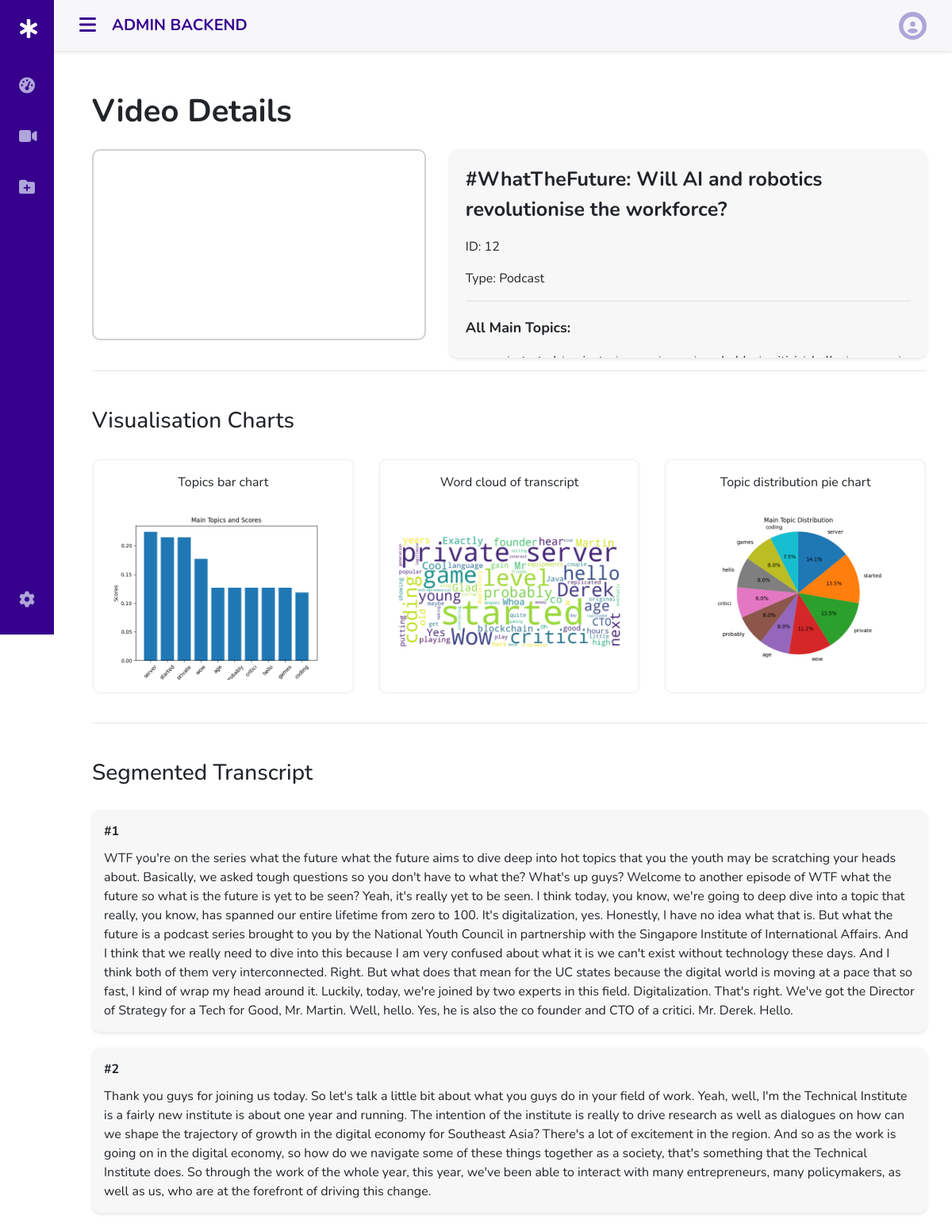
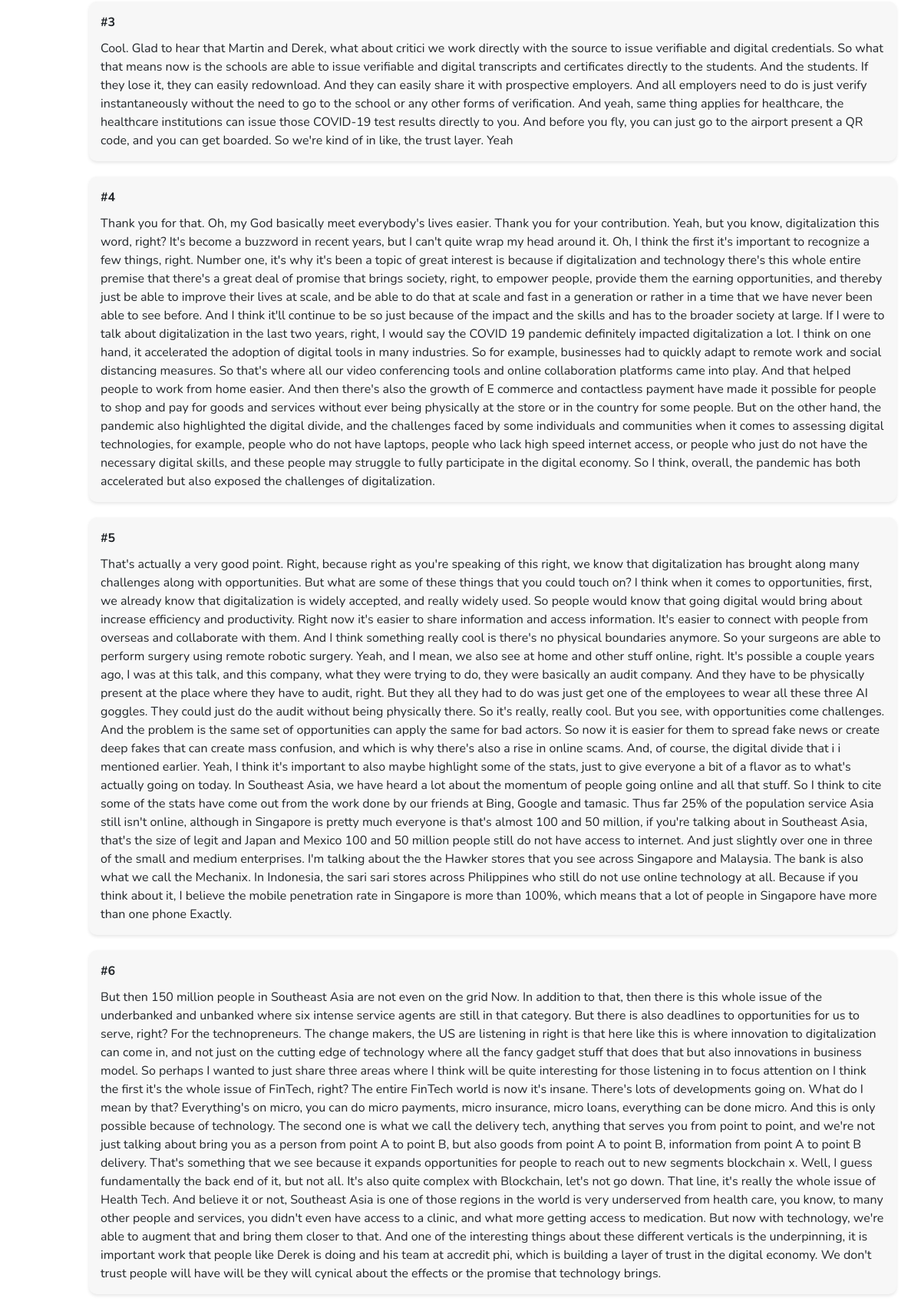
The app's page /details/12/ (upper part) with its own data (2 pictures, top to bottom).
### app/models.py (models this page shows, shortened)
class Video(models.Model):
    VideoID = models.AutoField(primary_key=True)  # Assuming thr field to be an auto-incrementing numeric ID.
    VideoTitle = models.TextField()
    VideoType = models.TextField()
    VideoURL = models.URLField()
    VideoTranscript = models.FileField(upload_to='transcripts/csv/')  # The csv file will be uploaded to the 'transcripts/csv/' directory within the project.

### app/views.py (the view, shortened to what this page needs)
# urls.py: path('details/<int:pk>/', views.video_details, name='video_details'),
def video_details(request, pk):
    video = get_object_or_404(Video, pk=pk)
    try:
        video_result = VideoResult.objects.filter(video=video).first()
        if video_result:
            main_topic = eval(video_result.main_topic)
            texts = eval(video_result.texts)
            chart_data = video_result.chart_data
            word_cloud_data = video_result.word_cloud_data
            pie_chart_data = video_result.pie_chart_data
            segmented_transcript = eval(video_result.segmented_transcript)
        results = [(main_topic, texts, chart_data, word_cloud_data, pie_chart_data, segmented_transcript)]
        return render(request, 'video_details.html', {'video': video, 'results': results})
    except TypeError as e:
        if "'numpy.float64' object cannot be interpreted as an integer" in str(e):
            error_message = "Model is busy, please try again later."
            return HttpResponseServerError(error_message)
        else:
            raise

### app/templatetags/filters.py (called while the page is built)
@register.filter
def replace_youtube_url(value, args):
    old, new = args.split(',')
    return value.replace(old.strip(), new.strip())

### app/templates/video_details.html (shortened to what this page needs)
{% extends 'backend.html' %}
{% load filters %}
{% load static %}
{% block content %}
{% if error_message %}
<div class="container">
    <div class="row">
        <div class="col-md-12">
            <div class="alert alert-danger error-message">
                Error: {{ error_message }}
            </div>
        </div>
    </div>
</div>
{% else %}
{% for main_topic, texts, chart_data, word_cloud_data, pie_chart_data, segmented_transcript in results %}
<div class="container-fluid p-3">
    <h1 class="title mb-4">Video Details</h1>
    <div class="row">
        <div class="col-md-5 col-sm-12">
            <div class="video-iframe-container">
                <div class="embed-responsive embed-responsive-16by9 custom-iframe">
                    <iframe id="video-iframe" class="embed-responsive-item"
                            src="{{ video.VideoURL|replace_youtube_url:'youtu.be, www.youtube.com/embed' }}"
                            frameborder="0" allowfullscreen></iframe>
                </div>
            </div>
        </div>
        <div class="col-md-7 col-sm-12">
            <div class="video-details">
                <p class="video-title">{{ video.VideoTitle }}</p>
                <p class="video-id">ID: {{ video.VideoID }}</p>
                <p class="video-type">Type: {{ video.VideoType }}</p>
                <hr>
                <p class="details-subtitle">All Main Topics:</p>
                <ul class="main-topics-list horizontal-list">
                    {% for topic, score in main_topic %}
                    <li>{{ topic }}</li>
                    {% endfor %}
                </ul>
            </div>
        </div>
    </div>
    <hr>
    <div class="row">
        <div class="col-md-12">
            <h3 class="tm-title">Visualisation Charts</h3>
        </div>
        <div class="col-md-4">
            <div class="chart-container">
                <p class="text-center">Topics bar chart</p>
                <img alt="Bar Chart" class="img-fluid custom-chart">
            </div>
        </div>
        <div class="col-md-4">
            <div class="chart-container">
                <p class="text-center">Word cloud of transcript</p>
                <img alt="Word Cloud" class="img-fluid custom-chart">
            </div>
        </div>
        <div class="col-md-4">
            <div class="chart-container">
                <p class="text-center">Topic distribution pie chart</p>
                <img alt="Pie Chart" class="img-fluid custom-chart">
            </div>
        </div>
    </div>
    <hr>
    <div class="row">
        <div class="col-md-12">
            <h3 class="tm-title">Segmented Transcript</h3>
            {% for segment in segmented_transcript %}
            <div class="segment-box">
                <div class="segment-header">#{{ segment.Segment }}</div>
                <div class="segment-content">{{ segment.Text }}</div>
            </div>
            {% endfor %}
        </div>
    </div>
</div>
{% endfor %}
{% endif %}
{% endblock %}

### app/templates/video_details.html (style rules this page uses)
body, html { margin: 0; padding: 0; font-family: Arial, sans-serif; }
.custom-iframe { border: 2px solid #d1d1d1; border-radius: 10px; height: 0; padding-bottom: 56.25%; position: relative; overflow: hidden; }
.custom-iframe iframe { position: absolute; top: 0; left: 0; width: 100%; height: 100%; }
.video-details { overflow: auto; padding: 20px; background-color: #f7f7f7; border-radius: 10px; box-shadow: 0 2px 4px rgba(0, 0, 0, 0.1); }
.video-title { font-size: 25px; font-weight: bold; }
.main-topics-list { list-style: none; display: flex; padding: 0; margin-top: 10px; }
.main-topics-list li { margin-right: 7px; }
.main-topics-list li:not(:last-child):after { content: "|"; margin-left: 7px; color: #999; }
.chart-container { border-radius: 10px; border: 3px solid #f7f7f7; margin-bottom: 20px; padding: 15px; }
.details-subtitle { margin-top: 20px; font-size: 18px; font-weight: bold; }
.segment-box { border-radius: 10px; box-shadow: 0 2px 4px rgba(0, 0, 0, 0.1); margin-bottom: 20px; padding: 15px; background-color: #f7f7f7; }
.segment-header { font-weight: bold; margin-bottom: 10px; }
.segment-content { margin-top: 10px; }
.title { font-weight: bold; }
.tm-title { margin-top: 30px; margin-bottom: 30px; }

### app/templates/backend.html (style rules this page uses)
:root { --header-height: 3rem; --nav-width: 68px; --first-color: #36008d; --first-color-light: #AFA5D9; --white-color: #F7F6FB; --body-font: 'Nunito', sans-serif; --normal-font-size: 1rem; --z-fixed: 100 }
body { position: relative; margin: var(--header-height) 0 0 0; padding: 0 1rem; font-family: var(--body-font); font-size: var(--normal-font-size); transition: .5s }
@media screen and (min-width: 768px) { body { margin: calc(var(--header-height) + 1rem) 0 0 0; padding-left: calc(var(--nav-width) + 2rem) } }

### records on screen
Video: VideoTitle "#WhatTheFuture: Will AI and robotics revolutionise the workforce?", VideoID "12", VideoType "Podcast"

### other values on screen
{{ segment.Segment }} "1" "2" "3" "4" "5" "6"
